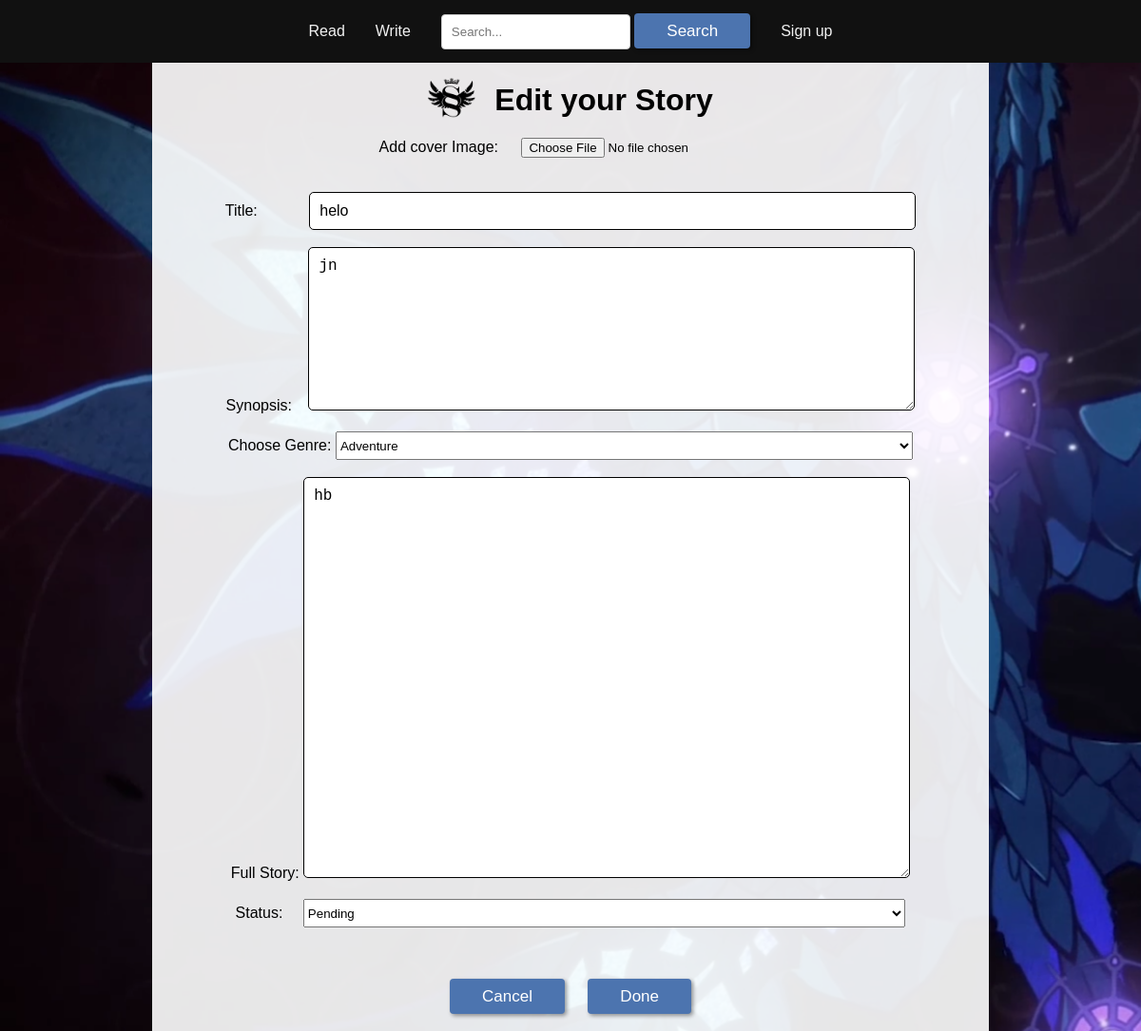
The app's page /edit.php?id=18 with its own data.
### tables this page shows
CREATE TABLE IF NOT EXISTS `posts` (
  `id` int NOT NULL AUTO_INCREMENT,
  `cover_image` blob NOT NULL,
  `title` varchar(255) NOT NULL,
  `abstract` varchar(200) NOT NULL,
  `description` text NOT NULL,
  `status` varchar(100) NOT NULL,
  `genre` varchar(100) NOT NULL,
  `user_id` int NOT NULL,
  `created_at` timestamp NOT NULL DEFAULT CURRENT_TIMESTAMP,
  `updated_at` timestamp NOT NULL DEFAULT CURRENT_TIMESTAMP,
  `state` int NOT NULL,
  PRIMARY KEY (`id`)
);

### edit.php (the view, shortened to what this page needs)
<?php
if(isset($_GET['id'])) {
  $postId = $_GET['id'];
    $con = mysqli_connect("localhost", "root", "", "users");
    $query = "SELECT * FROM posts WHERE id = $postId";
    $result = mysqli_query($con, $query);
    if(mysqli_num_rows($result) > 0) {
        $post = mysqli_fetch_assoc($result);
        $storyTitle = $post['title'];
        $abstract = $post['abstract'];
        $description = $post['description'];
    }
}
?>
<!DOCTYPE html>
<html lang="en">
<head>
  <link rel="stylesheet" href="write.css">
  <link rel="stylesheet" href="style.css">
</head>
<body>
  <div class="navbar">
    <a href="read.php" class="nav">Read</a>
    <a href="write.php" class="nav">Write</a>
    <div class="search-container">
      <input type="text" class="search-bar" placeholder="Search...">
      <button class="search-button">Search</button>
    </div>
    <?php
    if (isset($_SESSION['user_id'])) {
        echo '<a href="profile.php" class="nav">Profile</a>';
        echo '<a onclick="confirmLogout()" class="nav">Log out</a>';
    } else if(isset($_COOKIE['user_id']) && !isset($_SESSION['user_id'])) {
        echo '<a href="login.php" class="nav">Login</a>';
    } else {
        echo '<a href="register.php" class="nav">Sign up</a>';
    }
    ?>
  </div>
  <center>
    <div class="story-info">
      <form method="POST" action="conformEdit.php" enctype="multipart/form-data">
        <div class="loginHead">
          <a href="index.php"><img src="images/ssLogo.jpg" alt="logo" height="50px"></a>
          <h1>Edit your Story</h1>
        </div>
        <label for="image">Add cover Image: <input type="file" name="coverImage" id="image" accept="image/*" onchange="previewImage(event)" ></label>
        <div id="image-preview"></div><br><br>
        <label for="title">Title:
          <input type="text" id="title" name="storyTitle" class="form-control" value="<?php echo $storyTitle; ?>"
            required></label><br>
        <label for="abstract">Synopsis: <textarea id="abstract" name="abstract" required
            class="form-control"><?php echo $abstract; ?></textarea></label>
        <br>
        <label for="genre">Choose Genre:
          <select name="genre" id="genre">
       <?php
    $query2 = "SELECT * FROM genre";
    $result2 = mysqli_query($con, $query2);
    if($result2 && mysqli_num_rows($result2) > 0) {
      while($row = mysqli_fetch_assoc($result2)) {
        $g_name = $row['g_name'];
        echo "<option value='$g_name'>$g_name</option>";
      }
    }
    ?>
          </select>
        </label>
        <br>
        <label for="description">Full Story: <textarea id="description" name="description" required
            class="form-control"><?php echo $description; ?></textarea></label>
        <br>
        <label for="status">Status: <select name="status" id="status" >
            <option value="pending">Pending</option>
          </select></label>
        <br>
        <br><br>
        <div class="buttom">
          <button class="cancel" formaction="profile.php">Cancel</button>
          <button class="next" name="done" style=" margin-left: 20px;">Done</button>
        </div><br>
      </form>
    </div>
  </center>
</body>
</html>

### write.css (style rules this page uses)
.story-info { background-color: white; margin-left: 10em; margin-right: 10em; }
form { display: flex; flex-direction: column; }
.loginHead { display: flex; align-items: center; justify-content: center; }
.loginHead h1 { margin-left: 20px; }
.form-control { padding: 10px; border: 1px solid black; border-radius: 5px; outline: none; font-size: 16px; }
#image { margin-left: 20px; }
#title { width: 70%; margin-left: 50px; }
#abstract { width: 70%; height: 150px; margin-left: 13px; }
#description { width: 70%; height: 400px; }
#genre { width: 69%; height: 30px; }
#status { height: 30px; width: 72%; margin-left: 17px; }

### style.css (style rules this page uses)
body { margin: 0; font-family: Arial, Helvetica, sans-serif; background-image: url(images/bg.png); background-size: cover; }
.navbar { overflow: hidden; background-color: #111111; display: flex; justify-content: center; }
.navbar a { display: flex; align-items: center; color: #f2f2f2; text-align: center; padding: 14px 16px; text-decoration: none; cursor: pointer; }
.search-container { float: right; margin: 14px 16px; }
.search-bar { padding: 10px; border: 1px solid #ccc; border-radius: 4px; }
button { font-size: 17px; padding: 0.5em 2em; border: transparent; box-shadow: 2px 2px 4px rgba(0,0,0,0.4); background: #4c74af; color: white; border-radius: 4px; cursor: pointer; }

### edit.php (style rules this page uses)
.story-info { background-color: rgba(255, 255, 255, 0.9); }

### records on screen
posts: storyTitle "helo", abstract "jn", description "hb"

### other values on screen
form field genre "Adventure"
